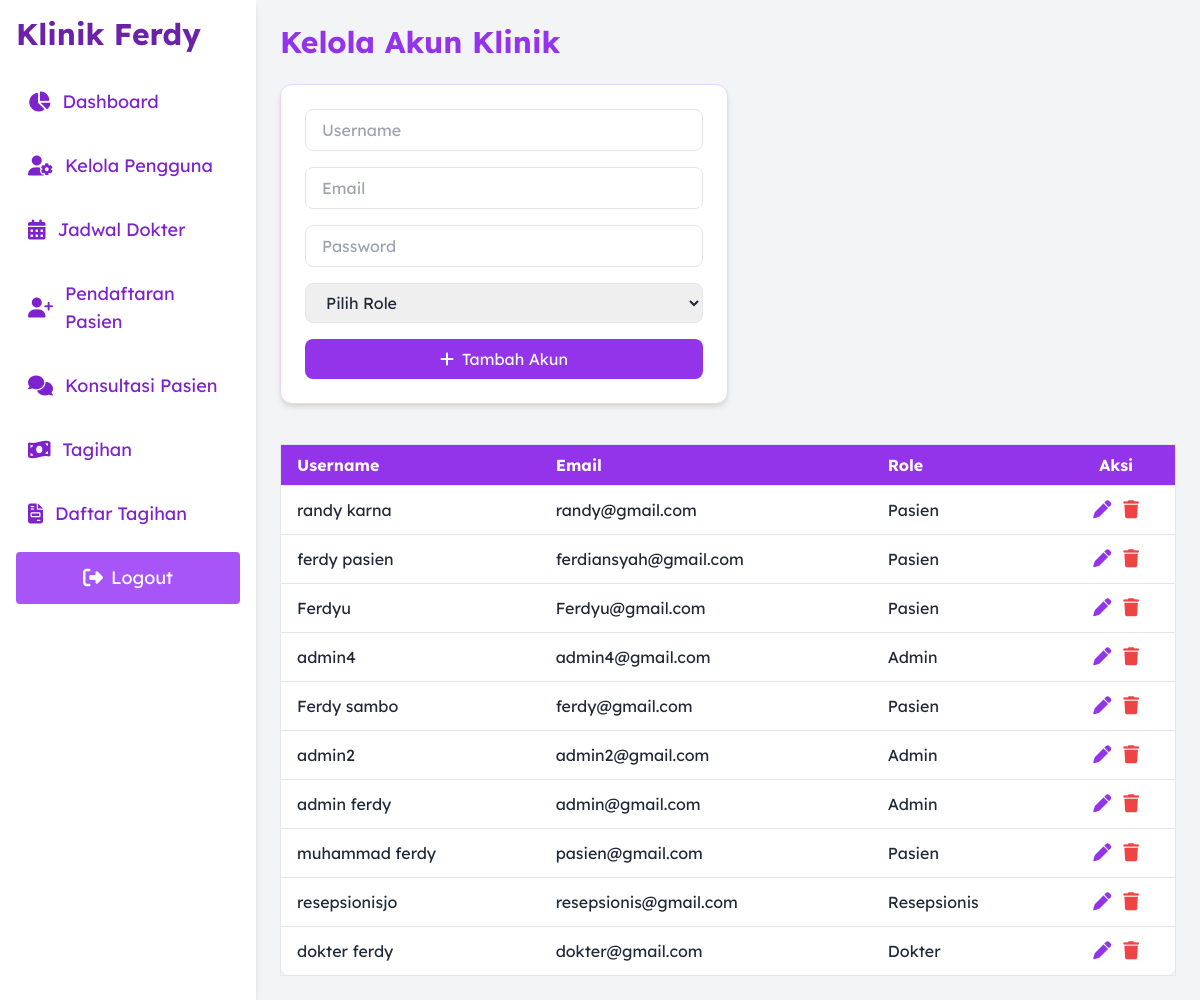
Page /admin/input_kelola.php (signed in) on the committed database.
### tables this page shows
CREATE TABLE `users` (
  `id` int(11) NOT NULL,
  `username` varchar(100) NOT NULL,
  `email` varchar(100) NOT NULL,
  `password` varchar(255) NOT NULL,
  `role` enum('admin','dokter','resepsionis','pasien') NOT NULL,
  `created_at` timestamp NOT NULL DEFAULT current_timestamp()
);

### admin/input_kelola.php (the view, shortened to what this page needs)
<?php
require '../config/koneksi.php';
$result = $conn->query("SELECT * FROM users ORDER BY id DESC");
?>
<!DOCTYPE html>
<html lang="id">
<head>
    <script src="https://cdn.tailwindcss.com"></script>
    <link rel="stylesheet" href="https://cdnjs.cloudflare.com/ajax/libs/font-awesome/6.5.0/css/all.min.css">
</head>
<body class="bg-gray-100 font-sans text-gray-800 font-modify">
    <?php include '../components/sidebar.php'; ?>
    <div class="ml-64 p-6">
        <h1 class="text-3xl font-bold text-purple-600 mb-6">Kelola Akun Klinik</h1>
        <form method="post"
            class="bg-white p-6 rounded-xl shadow-md w-full max-w-md mb-10 space-y-4 border border-purple-200">
            <input name="username" placeholder="Username" required class="w-full border rounded-lg px-4 py-2" />
            <input name="email" type="email" placeholder="Email" required class="w-full border rounded-lg px-4 py-2" />
            <input name="password" type="password" placeholder="Password" required
                class="w-full border rounded-lg px-4 py-2" />
            <select name="role" required class="w-full border rounded-lg px-4 py-2">
                <option value="">Pilih Role</option>
            </select>
            <button name="create"
                class="w-full bg-purple-600 text-white rounded-lg px-4 py-2 hover:bg-purple-700 transition flex items-center justify-center gap-2">
                <i class="fas fa-plus"></i> Tambah Akun
            </button>
        </form>
        <div class="overflow-x-auto">
            <table class="min-w-full bg-white border border-gray-200 rounded-xl shadow-sm">
                <thead class="bg-purple-600 text-white">
                    <tr>
                        <th class="px-4 py-2 text-left">Username</th>
                        <th class="px-4 py-2 text-left">Email</th>
                        <th class="px-4 py-2 text-left">Role</th>
                        <th class="px-4 py-2 text-center">Aksi</th>
                    </tr>
                </thead>
                <tbody>
                    <?php while ($d = $result->fetch_assoc()): ?>
                    <tr class="border-t hover:bg-gray-100">
                        <td class="px-4 py-3"><?= htmlspecialchars($d['username']) ?></td>
                        <td class="px-4 py-3"><?= htmlspecialchars($d['email']) ?></td>
                        <td class="px-4 py-3 capitalize"><?= htmlspecialchars($d['role']) ?></td>
                        <td class="px-4 py-3 flex justify-center items-center gap-3">
                            <button onclick="openModal('<?= $d['id'] ?>')" title="Edit">
                                <i class="fas fa-pen text-purple-600 hover:text-purple-800 text-lg"></i>
                            </button>
                            <a href="?delete=<?= $d['id'] ?>" onclick="return confirm('Yakin ingin menghapus?')"
                                title="Hapus">
                                <i class="fas fa-trash text-red-500 hover:text-red-700 text-lg"></i>
                            </a>
                        </td>
                    </tr>
                    <?php endwhile; ?>
                </tbody>
            </table>
        </div>
    </div>
</body>
</html>

### components/sidebar.php (shortened to what this page needs)
<?php
$role = $_SESSION['user']['role'];
?>
<script src="https://cdn.tailwindcss.com"></script>
<link rel="stylesheet" href="https://cdnjs.cloudflare.com/ajax/libs/font-awesome/6.5.0/css/all.min.css">
<aside id="sidebar"
    class="w-64 h-screen bg-white text-purple-700 p-4 fixed font-modify transform md:translate-x-0 -translate-x-full transition-transform duration-300 z-50 shadow-md">
    <h2 class="text-3xl font-bold mb-6 text-purple-800">Klinik Ferdy</h2>
    <nav class="space-y-3 text-base">
        <?php if ($role === 'admin'): ?>
        <a href="../admin/index.php" class="flex items-center gap-3 hover:bg-purple-100 p-3 rounded text-lg">
            <i class="fas fa-chart-pie text-xl"></i> Dashboard
        </a>
        <a href="../admin/input_kelola.php" class="flex items-center gap-3 hover:bg-purple-100 p-3 rounded text-lg">
            <i class="fas fa-user-gear text-xl"></i> Kelola Pengguna
        </a>
        <a href="../admin/jadwal_dokter_admin.php"
            class="flex items-center gap-3 hover:bg-purple-100 p-3 rounded text-lg">
            <i class="fas fa-calendar-days text-xl"></i> Jadwal Dokter
        </a>
        <a href="../admin/pendaftaran_pasien.php"
            class="flex items-center gap-3 hover:bg-purple-100 p-3 rounded text-lg">
            <i class="fas fa-user-plus text-xl"></i> Pendaftaran Pasien
        </a>
        <a href="../admin/konsultasi_admin.php" class="flex items-center gap-3 hover:bg-purple-100 p-3 rounded text-lg">
            <i class="fas fa-comments text-xl"></i> Konsultasi Pasien
        </a>
        <a href="../admin/tagihan_input.php" class="flex items-center gap-3 hover:bg-purple-100 p-3 rounded text-lg">
            <i class="fas fa-money-bill-wave text-xl"></i> Tagihan
        </a>
        <a href="../admin/tagihan_kelola.php" class="flex items-center gap-3 hover:bg-purple-100 p-3 rounded text-lg">
            <i class="fas fa-file-invoice text-xl"></i> Daftar Tagihan
        </a>
        <?php endif; ?>
        <a href="../auth/login.php"
            class="flex items-center justify-center hover:bg-purple-600 p-3 rounded mt-4 bg-purple-500 text-white text-lg">
            <i class="fas fa-sign-out-alt mr-2 text-xl"></i> Logout
        </a>
    </nav>
</aside>

### components/sidebar.php (style rules this page uses)
.font-modify { font-family: "Lexend Deca", sans-serif; }

### rows in the picture
users: username "randy karna", email "randy@gmail.com", role "Pasien"
users: username "ferdy pasien", email "ferdiansyah@gmail.com", role "Pasien"
users: username "Ferdyu", email "Ferdyu@gmail.com", role "Pasien"
users: username "admin4", email "admin4@gmail.com", role "Admin"
users: username "Ferdy sambo", email "ferdy@gmail.com", role "Pasien"
users: username "admin2", email "admin2@gmail.com", role "Admin"
users: username "admin ferdy", email "admin@gmail.com", role "Admin"
users: username "muhammad ferdy", email "pasien@gmail.com", role "Pasien"
users: username "resepsionisjo", email "resepsionis@gmail.com", role "Resepsionis"
users: username "dokter ferdy", email "dokter@gmail.com", role "Dokter"
